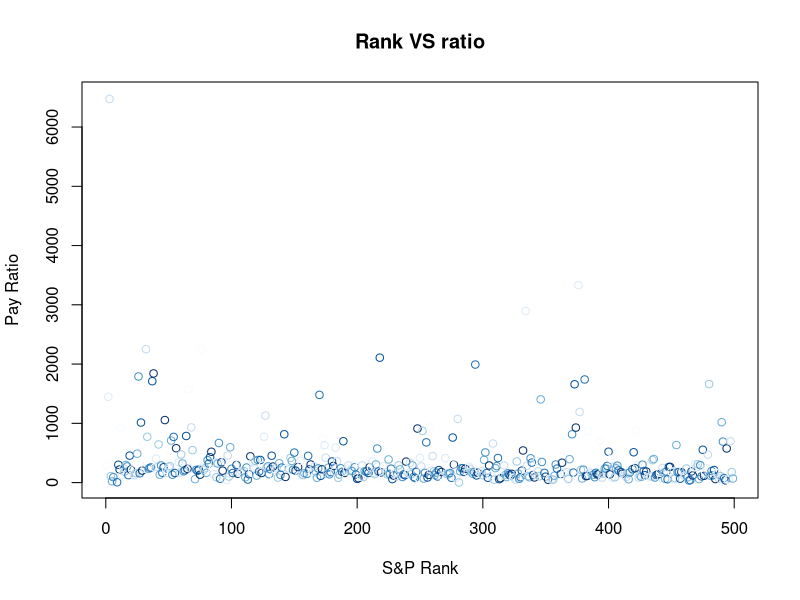

Reproduce this figure in R. (Note: this script raises an error after producing the figure.)
#setting the working directory
setwd("C:/Users/Roshan Rai/OneDrive - University of Oklahoma/Rclass")
#getting the working directory
getwd()
#making the data store in the variable
hyp.data <-read.csv(file="Hypothesis2.csv", header=TRUE,sep=",")
#check column names
colnames(hyp.data)
# print to see the payratio format
print(hyp.data$pay_ratio)
#make a new column
hyp.data$new_column <- sub(":.*", "", hyp.data$pay_ratio)
#print out the new column
print(hyp.data$new_column)
hyp.data$new_column <- as.numeric(gsub(",", "", hyp.data$new_column))
max(hyp.data$new_column)

# Scatterplot with color based on industry
plot(hyp.data$S.P.Rank, hyp.data$new_column,
     main = "Rank VS ratio", 
     xlab = "S&P Rank", 
     ylab = "Pay Ratio",
     col=blues9,
     ylim = c(0,6500),
     clim = c(0,500))

# Add the correlation line
abline(correlation_line, col = "black")

# Get the correlation coefficient
cor_coefficient <- cor(hyp.data$S.P.Rank, hyp.data$new_column)


